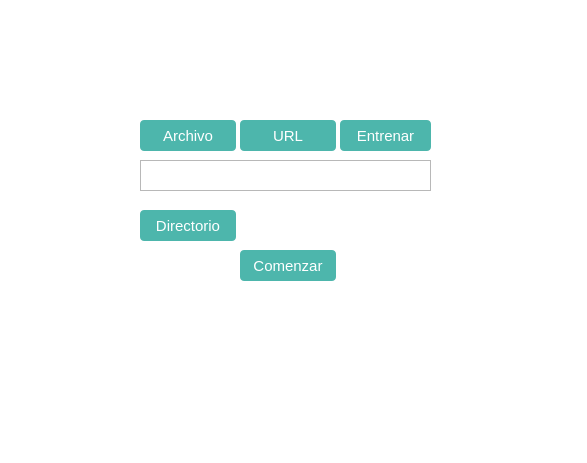
<?xml version="1.0" encoding="UTF-8"?>
<ui version="4.0">
 <class>TFG</class>
 <widget class="QMainWindow" name="TFG">
  <property name="geometry">
   <rect>
    <x>0</x>
    <y>0</y>
    <width>587</width>
    <height>463</height>
   </rect>
  </property>
  <property name="windowTitle">
   <string>MainWindow</string>
  </property>
  <property name="styleSheet">
   <string notr="true">/*Cambiamos el color de la ventana*/
	QMainWindow{
		background-color: #FFFFFF;
	}

	/*Estilos para el botón*/
	QPushButton{
		background-color: #4db6ac;
		border-radius: 4px;
		color: #fff;
		font-family: 'Roboto';
		font-size: 15px;
	}
	
	/*Definimos el estilo para un efecto hover sobre el botón,
	este cambiará su background cuando pasemos el mouse por
	encima*/
	QPushButton:hover{
	background-color: #018786;
	}

	/*Definimos los estilos para los QLineEdit*/
	QLineEdit{
		border-radius: 3px;
		border: 2px solid #00796b;
	}


	
	/*Definimos el estilo para un efecto hover sobre el botón,
	este cambiará su background cuando pasemos el mouse por
	encima*/
	

	/*Definimos los estilos para los QLabel*/
	QLabel{
		font-family: 'Roboto';
	}

	/*Definimos los estilos para los QLabels cuyos nombres son
	'label_usuario' y 'label-password'*/
	#label_usuario, #label_password{
		font-size: 17px;
		color: #212121;
	}
	
	/*Estilo para el QLable cuyo nombre es #label_login*/
	#label_titulo{
		font-size:15px;
		color: #000000;
	}
</string>
  </property>
  <widget class="QWidget" name="centralwidget">
   <widget class="QPushButton" name="baceptar">
    <property name="geometry">
     <rect>
      <x>240</x>
      <y>250</y>
      <width>96</width>
      <height>31</height>
     </rect>
    </property>
    <property name="text">
     <string>Comenzar</string>
    </property>
   </widget>
   <widget class="QPushButton" name="barchivo">
    <property name="geometry">
     <rect>
      <x>140</x>
      <y>120</y>
      <width>96</width>
      <height>31</height>
     </rect>
    </property>
    <property name="text">
     <string>Archivo</string>
    </property>
   </widget>
   <widget class="QPushButton" name="burl">
    <property name="geometry">
     <rect>
      <x>240</x>
      <y>120</y>
      <width>96</width>
      <height>31</height>
     </rect>
    </property>
    <property name="text">
     <string>URL</string>
    </property>
   </widget>
   <widget class="QPushButton" name="bdir">
    <property name="geometry">
     <rect>
      <x>140</x>
      <y>210</y>
      <width>96</width>
      <height>31</height>
     </rect>
    </property>
    <property name="text">
     <string>Directorio</string>
    </property>
   </widget>
   <widget class="QLabel" name="label_dir">
    <property name="geometry">
     <rect>
      <x>240</x>
      <y>220</y>
      <width>331</width>
      <height>16</height>
     </rect>
    </property>
    <property name="text">
     <string/>
    </property>
   </widget>
   <widget class="QPushButton" name="bentrenar">
    <property name="geometry">
     <rect>
      <x>340</x>
      <y>120</y>
      <width>91</width>
      <height>31</height>
     </rect>
    </property>
    <property name="text">
     <string>Entrenar</string>
    </property>
   </widget>
   <widget class="QListWidget" name="listWidget">
    <property name="geometry">
     <rect>
      <x>140</x>
      <y>160</y>
      <width>291</width>
      <height>31</height>
     </rect>
    </property>
   </widget>
  </widget>
  <widget class="QMenuBar" name="menubar">
   <property name="geometry">
    <rect>
     <x>0</x>
     <y>0</y>
     <width>587</width>
     <height>21</height>
    </rect>
   </property>
  </widget>
 </widget>
 <resources/>
 <connections/>
</ui>
